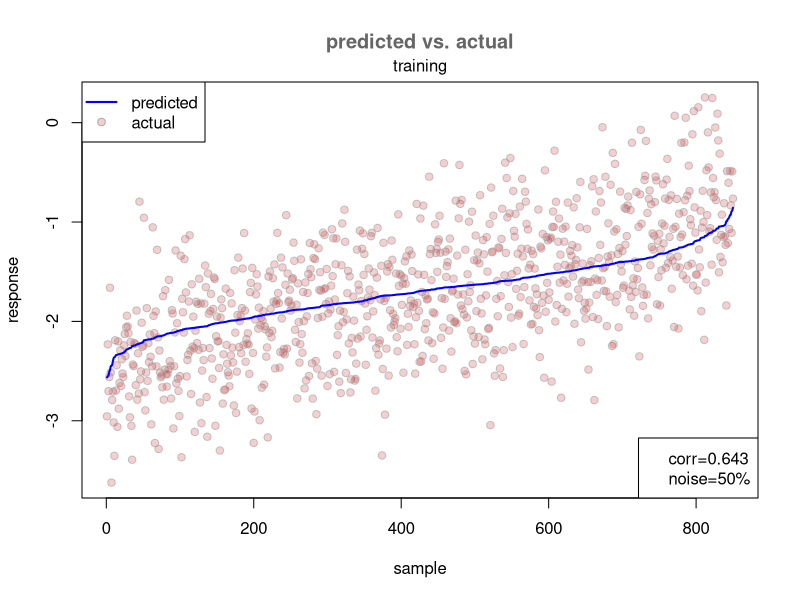
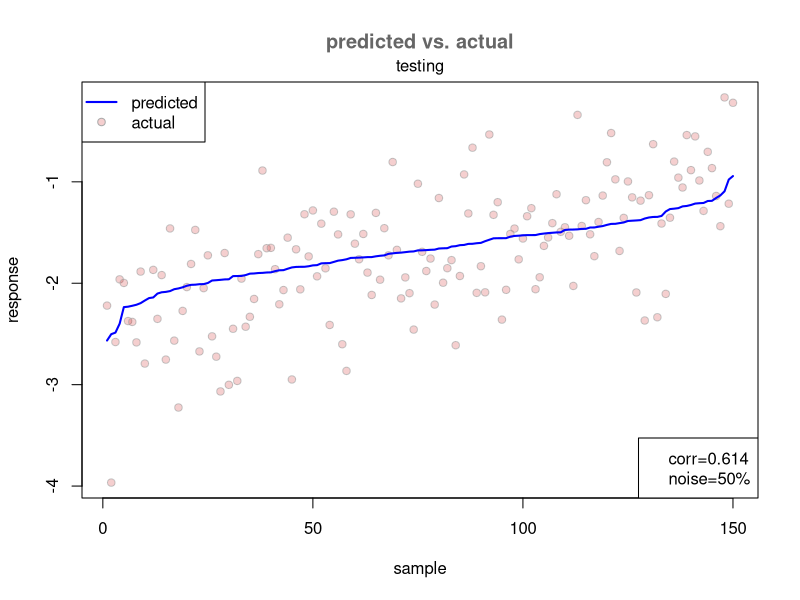

R code for these plots, in order:
#' Feature selection and linear modeling

#+ library1, results='hide', message=FALSE, warning=FALSE
library(glmnet)

#' Let's give the glmnet package a little workout. We'll generate data for
#' a bunch of features, some of which yield a response. Many of the features
#' are unrelated to the responnse. Of course, we'll inject some noise into
#' the data, too.
generate.data <- function(n=1000, m=5, sig.features=1:5, noise.level=0.10) {
  # create bogus feature matrix
  features <- matrix(runif(n*m), nrow=n, ncol=m)
  rownames(features) <- sprintf("ex%04d",seq(n))
  colnames(features) <- sprintf("feat%04d",seq(m))
  
  # generate random model parameters
  intercept <- rnorm(1)
  coefs <- rnorm(length(sig.features))
  names(coefs) <- colnames(features)[sig.features]
  
  # create response data
  response <- features[,sig.features] %*% coefs + intercept + rnorm(n, sd=noise.level)
  
  # return generated data
  list(n=n, m=m, sig.features=sig.features, noise.level=noise.level,
       features=features, params=list(intercept=intercept, coefs=coefs), response=response)
}

#' A function to check correspondence between model parameters and fit
compare.coefs <- function(data, fit) {
  merge(
    data.frame(feature.name=c('(Intercept)',names(data$params$coefs)),
               param=c(`(Intercept)`=data$params$intercept, data$params$coefs)),
    subset(
      data.frame(feature.name=rownames(coef(fit)),
                 coef=coef(fit)[,1]),
      coef!=0),
    all=TRUE)
}

#' Make predicted vs actual plots
plot.predicted.vs.actual <- function(data, predicted, actual, noise.level, label=NULL) {
  correlation.predicted.actual <- cor(predicted, actual)
  order.by.predicted <- order(predicted)
  
  ##  create a plot of predicted vs actual
  plot(actual[order.by.predicted],
       pch=21, col="#aaaaaaaa", bg="#cc000030",
       ylab="response", xlab="sample")
  
  title(main="predicted vs. actual", col.main="#666666")
  
  lines(predicted[order.by.predicted], col='blue', lwd=2)
  
  legend("topleft", pch=c(NA, 21), lwd=c(2,NA), 
         col=c("blue", "#aaaaaa"),
         pt.bg=c(NA,"#cc000030"),
         legend=c('predicted','actual'))
  
  if (!is.null(label)) mtext(label, padj=-0.5)
  
  legend("bottomright",
         legend=c(sprintf('corr=%0.3f', correlation.predicted.actual),
                  if (abs(noise.level) >= 2.0)
                    sprintf('noise=%0.1fx', noise.level)
                  else
                    noise.string <- sprintf('noise=%0.0f%%', noise.level*100)
         ))
}

#' Generate data
n <- 1000
noise.level <- 0.50
data <- generate.data(n, m=20, sig.features=1:5, noise.level)

#' Select training and testing sets
train <- sample.int(n, n*0.85)
test <- setdiff(seq(n), train)

#' Fit model using elastic net
fit <- cv.glmnet(data$features[train,], 
                 data$response[train, drop=FALSE],
                 alpha=0.7)
compare.coefs(data, fit)

#' Check our ability to model training data
p <- predict(fit, data$features[train,])
plot.predicted.vs.actual(data$features[train,], p, data$response[train,], noise.level, "training")
cor(p, data$response[train,])

#' Check our ability to predict test data
p <- predict(fit, data$features[test,])
plot.predicted.vs.actual(data$features[test,], p, data$response[test,], noise.level, "testing")
cor(p, data$response[test,])

